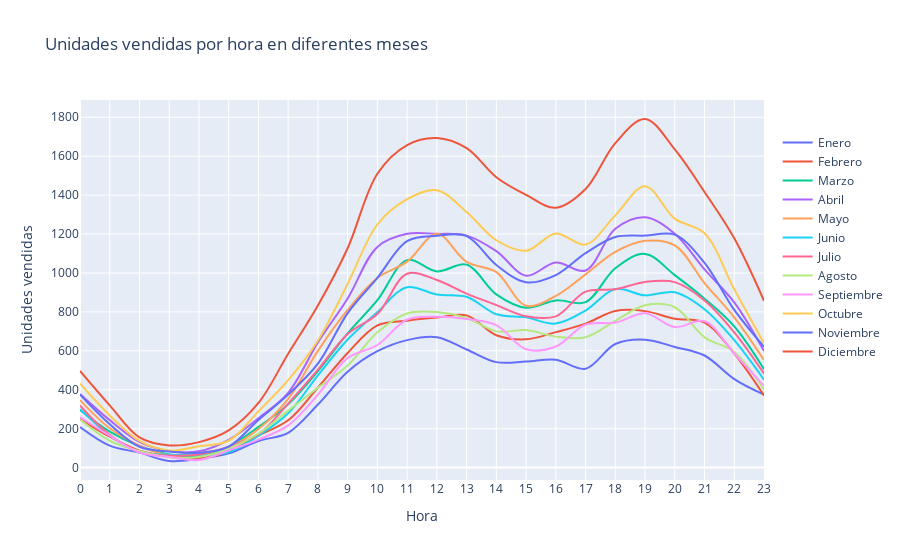

The code cell stored with this chart in its notebook:
### Markdown cell above
¿Cómo cambian los patrones de ventas por hora a lo largo del año?

### Code cell
# Crear una lista de las horas del día (0 a 23)
Horas = list(range(24))

# Crear un objeto figura para el gráfico
fig = go.Figure()

# Lista para almacenar los datos de ventas por hora de cada mes
ventas_por_hora_por_mes = []

# Iterar a través de cada mes en la lista 'meses'
for mes in meses:
    # Obtener el DataFrame correspondiente al mes
    dataframe_mes = df_extraidos[mes]
        
    # Calcular el número de ventas por hora para este mes y almacenarlo en 'Ventas_por_hora'
    Ventas_por_hora = dataframe_mes.groupby('Hora')['Cantidad Pedida'].count()
    
    # Agregar los datos de ventas por hora de este mes a la lista 'ventas_por_hora_por_mes'
    ventas_por_hora_por_mes.append(Ventas_por_hora)

# Iterar sobre la lista de datos y agregar cada mes al objeto figura 'fig'
for i, mes in enumerate(meses):
    fig.add_trace(go.Scatter(
        x=Horas,  # Eje X: Horas del día
        y=ventas_por_hora_por_mes[i],  # Eje Y: Datos de ventas por hora para este mes
        mode='lines',  # Tipo de gráfico: líneas
        name=mes,  # Etiqueta para la leyenda del gráfico
        line=dict(width=2, shape='spline'),  # Configuración de las líneas del gráfico
    ))

# Configurar los ejes y los títulos del gráfico
fig.update_layout(
    title="Unidades vendidas por hora en diferentes meses",  # Título del gráfico
    xaxis=dict(title="Hora", tickvals=Horas),  # Configuración del eje X
    yaxis=dict(title="Unidades vendidas", side="left"),  # Configuración del eje Y
    legend=dict(y=0.3, yanchor='bottom'),  # Configuración de la leyenda
)

# Mostrar el gráfico
fig.show()

### Figure 1 — Plotly figure (JSON) as saved in the notebook; plotly's stock layout.template omitted (floating-point values rounded to 4 significant figures)
{"data": [{"line": {"shape": "spline", "width": 2}, "mode": "lines", "name": "Enero", "type": "scatter", "x": [0, 1, 2, 3, 4, 5, 6, 7, 8, 9, 10, 11, 12, 13, 14, 15, 16, 17, 18, 19, 20, 21, 22, 23], "y": [209, 113, 77, 34, 45, 73, 137, 179, 324, 493, 598, 655, 670, 607, 542, 545, 554, 508, 635, 657, 620, 576, 455, 375]}, {"line": {"shape": "spline", "width": 2}, "mode": "lines", "name": "Febrero", "type": "scatter", "x": [0, 1, 2, 3, 4, 5, 6, 7, 8, 9, 10, 11, 12, 13, 14, 15, 16, 17, 18, 19, 20, 21, 22, 23], "y": [250, 159, 87, 60, 49, 83, 165, 243, 411, 589, 731, 755, 771, 782, 680, 659, 696, 740, 805, 804, 765, 745, 586, 371]}, {"line": {"shape": "spline", "width": 2}, "mode": "lines", "name": "Marzo", "type": "scatter", "x": [0, 1, 2, 3, 4, 5, 6, 7, 8, 9, 10, 11, 12, 13, 14, 15, 16, 17, 18, 19, 20, 21, 22, 23], "y": [296, 185, 111, 68, 58, 108, 209, 325, 496, 690, 860, 1066, 1008, 1043, 890, 821, 859, 850, 1024, 1098, 989, 868, 726, 506]}, {"line": {"shape": "spline", "width": 2}, "mode": "lines", "name": "Abril", "type": "scatter", "x": [0, 1, 2, 3, 4, 5, 6, 7, 8, 9, 10, 11, 12, 13, 14, 15, 16, 17, 18, 19, 20, 21, 22, 23], "y": [378, 244, 132, 85, 84, 143, 254, 384, 643, 869, 1134, 1201, 1201, 1192, 1112, 986, 1054, 1013, 1227, 1286, 1201, 1018, 849, 599]}, {"line": {"shape": "spline", "width": 2}, "mode": "lines", "name": "Mayo", "type": "scatter", "x": [0, 1, 2, 3, 4, 5, 6, 7, 8, 9, 10, 11, 12, 13, 14, 15, 16, 17, 18, 19, 20, 21, 22, 23], "y": [347, 202, 113, 63, 75, 104, 198, 353, 600, 810, 974, 1058, 1201, 1057, 1004, 832, 882, 993, 1108, 1165, 1142, 948, 772, 553]}, {"line": {"shape": "spline", "width": 2}, "mode": "lines", "name": "Junio", "type": "scatter", "x": [0, 1, 2, 3, 4, 5, 6, 7, 8, 9, 10, 11, 12, 13, 14, 15, 16, 17, 18, 19, 20, 21, 22, 23], "y": [300, 166, 80, 66, 65, 79, 164, 279, 474, 658, 799, 927, 889, 878, 788, 772, 740, 807, 918, 885, 901, 814, 655, 452]}, {"line": {"shape": "spline", "width": 2}, "mode": "lines", "name": "Julio", "type": "scatter", "x": [0, 1, 2, 3, 4, 5, 6, 7, 8, 9, 10, 11, 12, 13, 14, 15, 16, 17, 18, 19, 20, 21, 22, 23], "y": [319, 168, 81, 62, 67, 108, 170, 329, 503, 687, 789, 996, 964, 894, 835, 778, 777, 904, 916, 954, 953, 859, 695, 483]}, {"line": {"shape": "spline", "width": 2}, "mode": "lines", "name": "Agosto", "type": "scatter", "x": [0, 1, 2, 3, 4, 5, 6, 7, 8, 9, 10, 11, 12, 13, 14, 15, 16, 17, 18, 19, 20, 21, 22, 23], "y": [247, 138, 85, 53, 55, 97, 175, 293, 410, 524, 695, 792, 799, 769, 700, 707, 673, 670, 754, 834, 824, 669, 594, 400]}, {"line": {"shape": "spline", "width": 2}, "mode": "lines", "name": "Septiembre", "type": "scatter", "x": [0, 1, 2, 3, 4, 5, 6, 7, 8, 9, 10, 11, 12, 13, 14, 15, 16, 17, 18, 19, 20, 21, 22, 23], "y": [260, 164, 78, 55, 39, 89, 144, 217, 375, 563, 630, 761, 775, 764, 732, 608, 622, 735, 745, 793, 722, 752, 586, 420]}, {"line": {"shape": "spline", "width": 2}, "mode": "lines", "name": "Octubre", "type": "scatter", "x": [0, 1, 2, 3, 4, 5, 6, 7, 8, 9, 10, 11, 12, 13, 14, 15, 16, 17, 18, 19, 20, 21, 22, 23], "y": [432, 268, 137, 88, 110, 138, 289, 449, 653, 944, 1249, 1379, 1425, 1313, 1168, 1114, 1203, 1146, 1296, 1446, 1279, 1204, 916, 638]}, {"line": {"shape": "spline", "width": 2}, "mode": "lines", "name": "Noviembre", "type": "scatter", "x": [0, 1, 2, 3, 4, 5, 6, 7, 8, 9, 10, 11, 12, 13, 14, 15, 16, 17, 18, 19, 20, 21, 22, 23], "y": [375, 223, 107, 83, 76, 108, 245, 375, 534, 794, 975, 1164, 1191, 1189, 1041, 952, 989, 1102, 1185, 1192, 1197, 1052, 810, 621]}, {"line": {"shape": "spline", "width": 2}, "mode": "lines", "name": "Diciembre", "type": "scatter", "x": [0, 1, 2, 3, 4, 5, 6, 7, 8, 9, 10, 11, 12, 13, 14, 15, 16, 17, 18, 19, 20, 21, 22, 23], "y": [497, 320, 155, 114, 131, 191, 332, 585, 833, 1127, 1510, 1657, 1693, 1641, 1492, 1401, 1335, 1431, 1667, 1791, 1635, 1416, 1178, 857]}], "layout": {"legend": {"y": 0.3, "yanchor": "bottom"}, "title": {"text": "Unidades vendidas por hora en diferentes meses"}, "xaxis": {"tickvals": [0, 1, 2, 3, 4, 5, 6, 7, 8, 9, 10, 11, 12, 13, 14, 15, 16, 17, 18, 19, 20, 21, 22, 23], "title": {"text": "Hora"}}, "yaxis": {"side": "left", "title": {"text": "Unidades vendidas"}}}}
